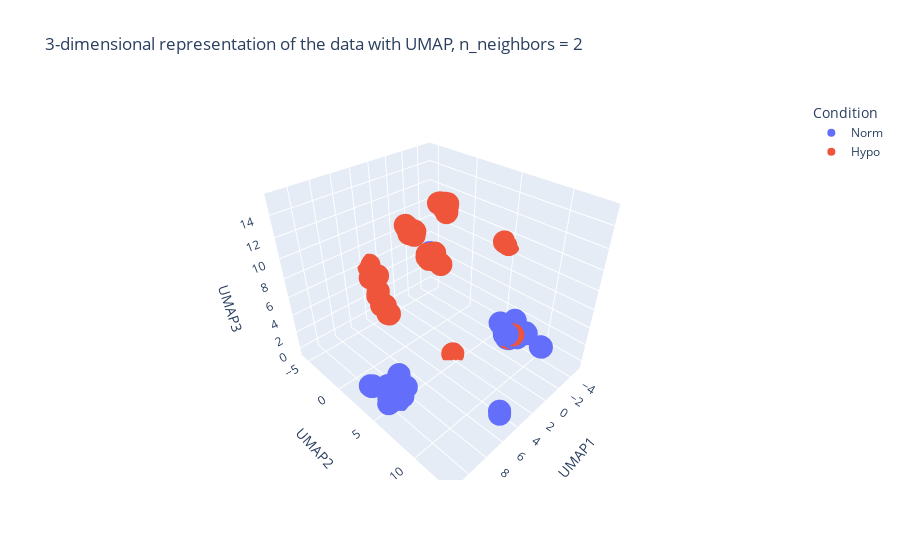
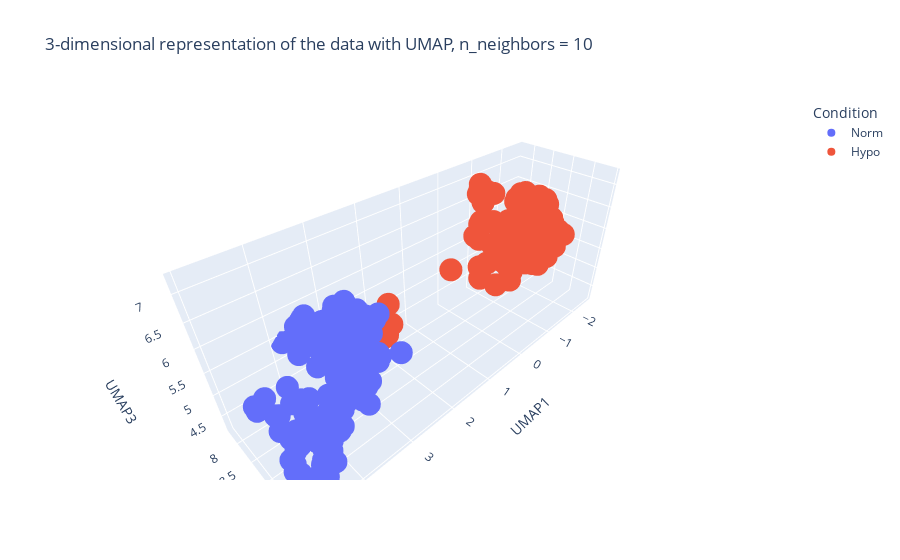
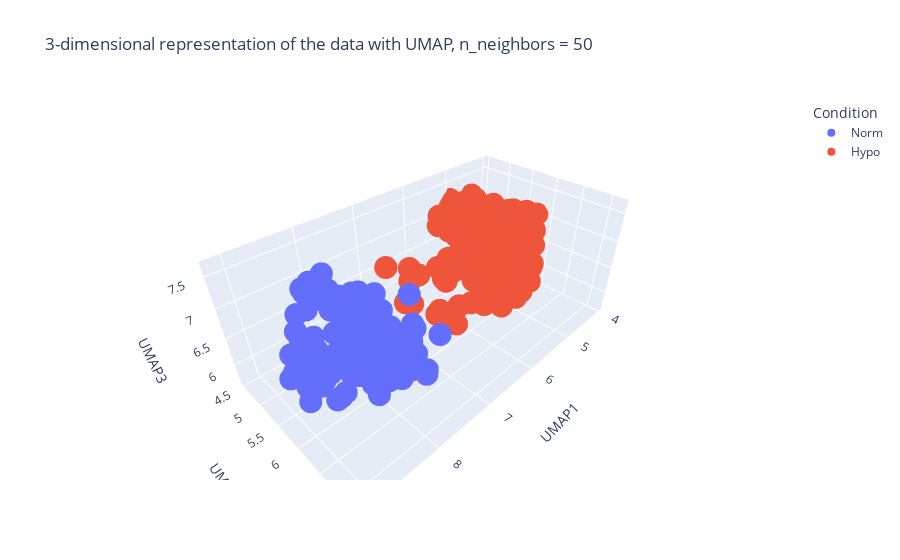
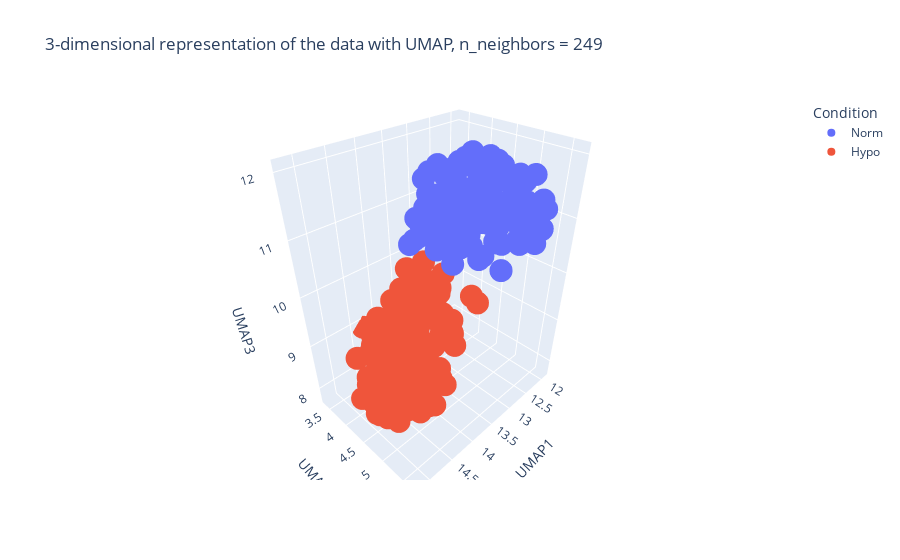

The cell these charts' notebook holds for them, in order:
### Code cell
import umap.umap_ as umap

n_neighbors_list = [2, 10, 50, df_dim_red.shape[0]-1]

umap_dict = {}
for n in n_neighbors_list:
    reducer = umap.UMAP(n_components=3, n_neighbors=n)
    embedding = reducer.fit_transform(df_dim_red)
    columns = [f'UMAP{i+1}' for i in range(embedding.shape[1])]
    umap_embedding_df = pd.DataFrame(embedding, columns=columns, index=df_dim_red.index)
    merged_umap = pd.merge(umap_embedding_df, df_metaM['Condition'], left_index=True, right_index=True)
    merged_umap['n_neighbors'] = [n]*df_dim_red.shape[0]
    umap_dict[n] = merged_umap
    
    fig = px.scatter_3d(
    data_frame = merged_umap,
    x = "UMAP1",
    y = "UMAP2",
    z = "UMAP3",
    title=f"3-dimensional representation of the data with UMAP, n_neighbors = {n}",
    color = "Condition"
    )
    fig.show()
